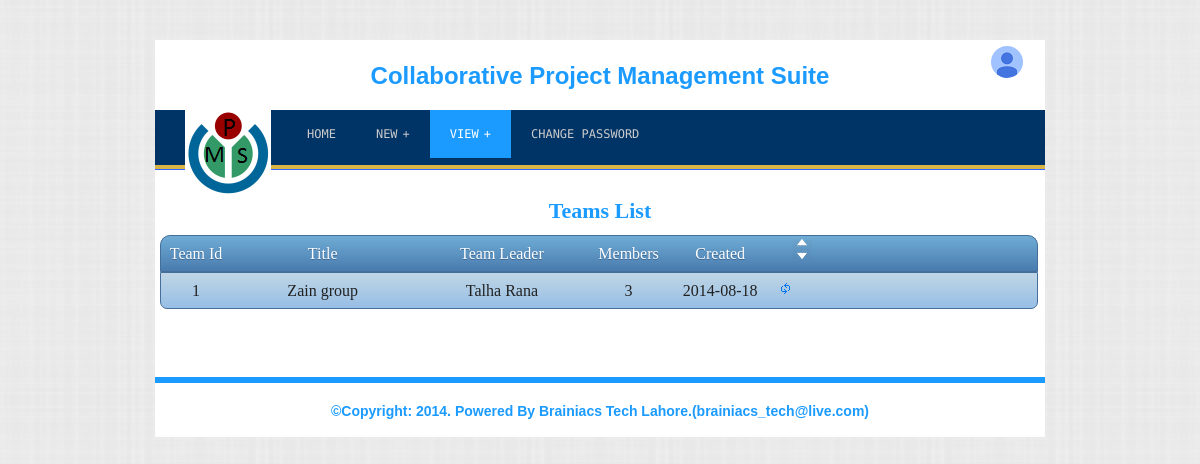
The app's page /pm/teams.php?teamid=1 (signed in) with its own data.
### tables this page shows
CREATE TABLE IF NOT EXISTS `teams` (
  `id` int(11) NOT NULL AUTO_INCREMENT,
  `title` varchar(200) NOT NULL,
  `pmid` int(11) NOT NULL,
  `leaderid` int(11) NOT NULL,
  `status` tinyint(4) NOT NULL,
  `created` datetime NOT NULL,
  PRIMARY KEY (`id`)
);

CREATE TABLE IF NOT EXISTS `users` (
  `id` int(11) NOT NULL AUTO_INCREMENT,
  `fname` varchar(100) NOT NULL,
  `lname` varchar(100) NOT NULL,
  `gender` tinyint(4) NOT NULL,
  `nic` varchar(20) NOT NULL,
  `email` varchar(100) DEFAULT NULL,
  `phone` varchar(50) DEFAULT NULL,
  `qualification` varchar(50) NOT NULL,
  `joiningdate` datetime NOT NULL,
  `username` varchar(50) NOT NULL,
  `password` varchar(100) NOT NULL,
  `usertype_id` tinyint(4) NOT NULL,
  `pmid` int(11) DEFAULT NULL,
  `address` varchar(500) DEFAULT NULL,
  `status` tinyint(4) NOT NULL,
  `created` datetime NOT NULL,
  PRIMARY KEY (`id`)
);

### php/classes/team.php (called while the page is built, shortened)
<?php
class team {
	function getTeamById($teamid){
		$result = Array();
		$query = "SELECT team.*,user.fname,user.lname, COUNT(member.id) AS totalmembers FROM teams AS team
					JOIN users AS user ON user.id = team.leaderid
					JOIN teammembers AS member ON member.teamid = team.id
				WHERE team.id = ".$teamid."
				GROUP BY team.id ";
		$result['team'] = mysql_query($query);
		$query = "SELECT member.id,member.userid,member.roleid FROM teammembers AS member WHERE member.teamid = ".$teamid;
		$result['members'] = mysql_query($query);
		return( $result )?$result:false;
	}
}
?>

### pm/teams.php (the view, shortened to what this page needs)
<!DOCTYPE html PUBLIC "-//W3C//DTD XHTML 1.0 Transitional//EN" "http://www.w3.org/TR/xhtml1/DTD/xhtml1-transitional.dtd">
<html xmlns="http://www.w3.org/1999/xhtml">
<head>
<link rel="stylesheet" type="text/css" href="../include/css/global.css" />
<link rel="stylesheet" type="text/css" href="../include/css/pmsadmin.css" />
<link rel="stylesheet" type="text/css" href="../include/css/liststyle.css" />
<link rel="stylesheet" type="text/css" href="../include/css/components.css" />
<link rel="stylesheet" type="text/css" href="../include/css/chosen.min.css" />
<link rel="stylesheet" type="text/css" href="../include/css/theme/jquery-ui-1.10.4.custom.min.css" />
</head>
<body>
	<div id="wraper">
		 <?php include("header.php"); ?>
		 <div id="body">
			<div class="">
				<span id="form_heading">Teams List</span>
			</div>
			<?php
				include("../php/classes/team.php");
				$team_obj = new team();
				if ($_SERVER['REQUEST_METHOD'] == 'POST'){
					$teams = $team_obj->getTeamsBySearch($_POST);
				}elseif( isset($_GET['teamid']) ){
					$teams = $team_obj->getTeamById($_GET['teamid'])['team'];
				}else{
					$teams = $team_obj->getTeamsBySearch($_POST);
				}
			?>
			 <div id="project_holder">
			 <?php if($teams){
			 $teams_arr = array();
			 while( $team = mysql_fetch_assoc($teams) ){ $teams_arr[] = Array('id'=>$team['id'],'title'=>$team['title'],'fname'=>$team['fname'],'lname'=>$team['lname'],'created'=>$team['created'],'status'=>$team['status'],'totalmembers'=>$team['totalmembers']); }?>
				<div class="project_row row_heading">
					<div class="project_cell _num">Team&nbsp;Id</div>
					<div class="project_cell _text">Title</div>
					<div class="project_cell _text">Team&nbsp;Leader</div>
					<div class="project_cell _num">Members</div>
					<div class="project_cell _date">Created</div>
					<div class="project_cell _link"><span id="filter_cntr_btn" title="FILTER"></span></div>
				</div>
				<?php
				foreach( $teams_arr AS $index => $team ){ ?>
				<div class="project_row <?php echo ($team['status'] == 0)?"block":"active"; ?>" title="<?php echo ($team['status'] == 0)?"This team has been stopped working.":""; ?>">
					<div class="project_cell _num"><?php echo $team['id']; ?></div>
					<div class="project_cell _text"><?php echo $team['title']; ?></div>
					<div class="project_cell _text"><?php echo $team['fname'].' '.$team['lname']; ?></div>
					<div class="project_cell _num"><?php echo $team['totalmembers']; ?></div>
					<div class="project_cell _date"><?php echo explode(' ',$team['created'])[0]; ?></div>
 					<div class="project_cell _link">
						<a href="update_team.php?teamid=<?php echo $team['id']; ?>"><span title="Update Team" class="ui-icon ui-icon-refresh"></span></a>
					</div>
				</div>
				<?php }
				}else{ ?>
					<div class="project_row info" >No team found.</div>
				<?php } ?>
			 </div>
			 <br/>
		 </div>
		 <?php include("footer.php"); ?>
	</div>
</body>
</html>

### include/css/global.css (style rules this page uses)
body { background:url("../images/bg.png");background-attachment:fixed;margin:0;padding:0; }
#wraper { width: 890px;height: auto;margin: 0 auto;background-color:#FFF;margin-top:40px; }
div#project_holder,div#project_holder { margin-left:5px; margin-top:11px; }
div#project_holder div.project_row { display:block; width:99%; height:35px; line-height:35px; }
div#project_holder div.project_row:last-child { border-radius:0px 0px 7px 7px; }
div#project_holder div.project_row div.project_cell { display:inline-block!important; text-align:center; }
div#project_holder div.project_row div._num { width:8%; }
div#project_holder div.project_row div._text { width:20%; }
div#project_holder div.project_row div._date { width:12%; }
span#form_heading { display:block;width:100%;text-align:center;font-size:22px; color:#1b9bff;font-weight:bold; }

### include/css/pmsadmin.css (style rules this page uses)
span#filter_cntr_btn { display:block;width:20px;height:20px; background-image:url(../images/up_down_arrows_white.png);margin-left:15px; }

### include/css/liststyle.css (style rules this page uses)
div.active { border: 1px solid #456f9a; background: #eee; color: #222; background-image: -webkit-gradient(linear, left top, left bottom, from( rgba(111, 172, 213, 0.37) ), to( rgba(88, 156, 224, 0.58) )); background-image: -webkit-linear-gradient( rgba(111, 172, 213, 0.37) , rgba(88, 156, 224, 0.58) ); background-image: -moz-linear-gradient( rgba(111, 172, 213, 0.37) , rgba(88, 156, 224, 0.58) ); background-image: -ms-linear-gradient( rgba(111, 172, 213, 0.37) , rgba(88, 156, 224, 0.58) ); background-image: -o-linear-gradient( rgba(111, 172, 213, 0.37) , rgba(88, 156, 224, 0.58) ); background-image: linear-gradient( rgba(111, 172, 213, 0.37) , rgba(88, 156, 224, 0.58) ); }
div.row_heading { border: 1px solid #456f9a ; background: #5e87b0 ; color: #fff ; text-shadow: 0 1px 0 #3e6790 ; background-image: -webkit-gradient(linear, left top, left bottom, from( #6facd5 ), to( #497bae )); background-image: -webkit-linear-gradient( #6facd5 , #497bae ); background-image: -moz-linear-gradient( #6facd5 , #497bae ); background-image: -ms-linear-gradient( #6facd5 , #497bae ); background-image: -o-linear-gradient( #6facd5 , #497bae ); background-image: linear-gradient( #6facd5 , #497bae ); border-radius:10px 10px 0px 0px; }

### records on screen
teams: id "1", title "Zain group", users.fname "Talha", users.lname "Rana", totalmembers "3", created "2014-08-18"
